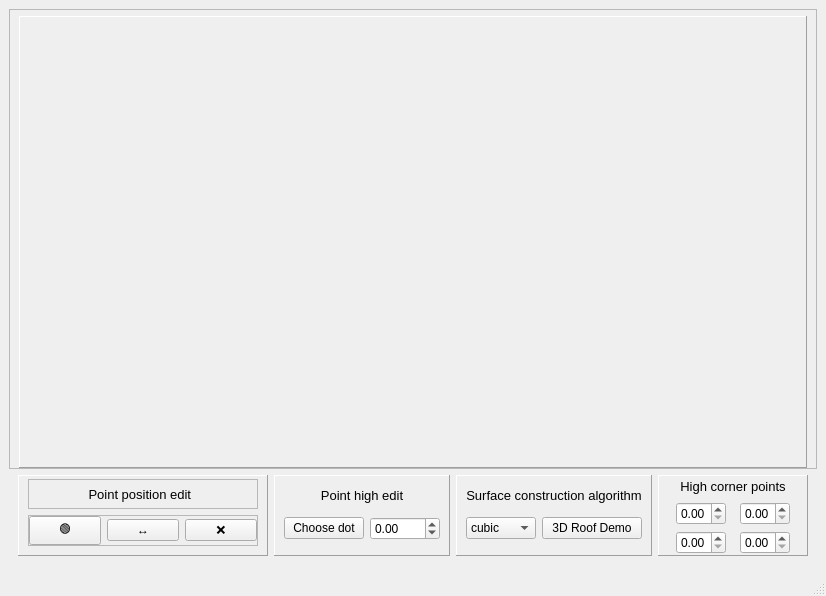
<?xml version="1.0" encoding="UTF-8"?>
<ui version="4.0">
 <class>MainWindow</class>
 <widget class="QMainWindow" name="MainWindow">
  <property name="geometry">
   <rect>
    <x>0</x>
    <y>0</y>
    <width>793</width>
    <height>596</height>
   </rect>
  </property>
  <property name="windowTitle">
   <string>MainWindow</string>
  </property>
  <widget class="QWidget" name="centralwidget">
   <layout class="QVBoxLayout" name="verticalLayout_2">
    <item>
     <widget class="QFrame" name="main_frame">
      <property name="minimumSize">
       <size>
        <width>100</width>
        <height>0</height>
       </size>
      </property>
      <property name="frameShape">
       <enum>QFrame::StyledPanel</enum>
      </property>
      <property name="frameShadow">
       <enum>QFrame::Raised</enum>
      </property>
      <layout class="QVBoxLayout" name="verticalLayout">
       <property name="leftMargin">
        <number>9</number>
       </property>
       <property name="topMargin">
        <number>6</number>
       </property>
       <property name="rightMargin">
        <number>9</number>
       </property>
       <property name="bottomMargin">
        <number>0</number>
       </property>
       <item>
        <widget class="QFrame" name="draw_polygon_frame">
         <property name="minimumSize">
          <size>
           <width>100</width>
           <height>0</height>
          </size>
         </property>
         <property name="styleSheet">
          <string notr="true"/>
         </property>
         <property name="frameShape">
          <enum>QFrame::Panel</enum>
         </property>
         <property name="frameShadow">
          <enum>QFrame::Raised</enum>
         </property>
        </widget>
       </item>
      </layout>
     </widget>
    </item>
    <item>
     <widget class="QFrame" name="toolbar_frame">
      <property name="minimumSize">
       <size>
        <width>0</width>
        <height>0</height>
       </size>
      </property>
      <property name="maximumSize">
       <size>
        <width>16777215</width>
        <height>90</height>
       </size>
      </property>
      <property name="frameShape">
       <enum>QFrame::NoFrame</enum>
      </property>
      <property name="frameShadow">
       <enum>QFrame::Raised</enum>
      </property>
      <layout class="QGridLayout" name="gridLayout">
       <property name="sizeConstraint">
        <enum>QLayout::SetDefaultConstraint</enum>
       </property>
       <property name="leftMargin">
        <number>9</number>
       </property>
       <property name="topMargin">
        <number>0</number>
       </property>
       <item row="0" column="1">
        <widget class="QFrame" name="frame">
         <property name="frameShape">
          <enum>QFrame::Panel</enum>
         </property>
         <property name="frameShadow">
          <enum>QFrame::Raised</enum>
         </property>
         <layout class="QGridLayout" name="gridLayout_4">
          <property name="topMargin">
           <number>3</number>
          </property>
          <property name="rightMargin">
           <number>9</number>
          </property>
          <property name="bottomMargin">
           <number>9</number>
          </property>
          <item row="1" column="1">
           <widget class="QDoubleSpinBox" name="heightSpinBox">
            <property name="minimumSize">
             <size>
              <width>70</width>
              <height>0</height>
             </size>
            </property>
            <property name="maximumSize">
             <size>
              <width>16777215</width>
              <height>16777215</height>
             </size>
            </property>
            <property name="minimum">
             <double>-500.000000000000000</double>
            </property>
            <property name="maximum">
             <double>500.000000000000000</double>
            </property>
            <property name="singleStep">
             <double>0.010000000000000</double>
            </property>
           </widget>
          </item>
          <item row="1" column="0">
           <widget class="QPushButton" name="chooseDot">
            <property name="text">
             <string>Choose dot</string>
            </property>
           </widget>
          </item>
          <item row="0" column="0" colspan="2">
           <widget class="QLabel" name="label_5">
            <property name="maximumSize">
             <size>
              <width>16777215</width>
              <height>20</height>
             </size>
            </property>
            <property name="font">
             <font>
              <pointsize>10</pointsize>
             </font>
            </property>
            <property name="text">
             <string>Point high edit</string>
            </property>
            <property name="alignment">
             <set>Qt::AlignCenter</set>
            </property>
           </widget>
          </item>
         </layout>
        </widget>
       </item>
       <item row="0" column="0">
        <widget class="QFrame" name="frame_3">
         <property name="maximumSize">
          <size>
           <width>250</width>
           <height>16777215</height>
          </size>
         </property>
         <property name="frameShape">
          <enum>QFrame::Panel</enum>
         </property>
         <property name="frameShadow">
          <enum>QFrame::Raised</enum>
         </property>
         <layout class="QVBoxLayout" name="verticalLayout_3">
          <property name="leftMargin">
           <number>9</number>
          </property>
          <property name="topMargin">
           <number>3</number>
          </property>
          <property name="rightMargin">
           <number>9</number>
          </property>
          <item>
           <widget class="QFrame" name="frame_4">
            <property name="frameShape">
             <enum>QFrame::StyledPanel</enum>
            </property>
            <property name="frameShadow">
             <enum>QFrame::Raised</enum>
            </property>
            <layout class="QHBoxLayout" name="horizontalLayout">
             <property name="spacing">
              <number>0</number>
             </property>
             <property name="leftMargin">
              <number>0</number>
             </property>
             <property name="topMargin">
              <number>0</number>
             </property>
             <property name="rightMargin">
              <number>0</number>
             </property>
             <property name="bottomMargin">
              <number>0</number>
             </property>
             <item>
              <spacer name="horizontalSpacer">
               <property name="orientation">
                <enum>Qt::Horizontal</enum>
               </property>
               <property name="sizeHint" stdset="0">
                <size>
                 <width>5</width>
                 <height>20</height>
                </size>
               </property>
              </spacer>
             </item>
             <item>
              <widget class="QLabel" name="modeNameStaticLabel">
               <property name="maximumSize">
                <size>
                 <width>16777215</width>
                 <height>20</height>
                </size>
               </property>
               <property name="font">
                <font>
                 <pointsize>10</pointsize>
                </font>
               </property>
               <property name="text">
                <string>Point position edit</string>
               </property>
               <property name="alignment">
                <set>Qt::AlignRight|Qt::AlignTrailing|Qt::AlignVCenter</set>
               </property>
              </widget>
             </item>
             <item>
              <widget class="QLabel" name="modeNameLabel">
               <property name="minimumSize">
                <size>
                 <width>5</width>
                 <height>0</height>
                </size>
               </property>
               <property name="maximumSize">
                <size>
                 <width>16777215</width>
                 <height>20</height>
                </size>
               </property>
               <property name="font">
                <font>
                 <pointsize>10</pointsize>
                </font>
               </property>
               <property name="text">
                <string/>
               </property>
              </widget>
             </item>
             <item>
              <spacer name="horizontalSpacer_2">
               <property name="orientation">
                <enum>Qt::Horizontal</enum>
               </property>
               <property name="sizeHint" stdset="0">
                <size>
                 <width>5</width>
                 <height>20</height>
                </size>
               </property>
              </spacer>
             </item>
            </layout>
           </widget>
          </item>
          <item>
           <widget class="QFrame" name="frame_5">
            <property name="frameShape">
             <enum>QFrame::StyledPanel</enum>
            </property>
            <property name="frameShadow">
             <enum>QFrame::Raised</enum>
            </property>
            <layout class="QHBoxLayout" name="horizontalLayout_2">
             <property name="leftMargin">
              <number>0</number>
             </property>
             <property name="topMargin">
              <number>0</number>
             </property>
             <property name="rightMargin">
              <number>0</number>
             </property>
             <property name="bottomMargin">
              <number>0</number>
             </property>
             <item>
              <widget class="QPushButton" name="addDot">
               <property name="text">
                <string>🟢</string>
               </property>
              </widget>
             </item>
             <item>
              <widget class="QPushButton" name="moveDot">
               <property name="text">
                <string>↔</string>
               </property>
              </widget>
             </item>
             <item>
              <widget class="QPushButton" name="deleteDot">
               <property name="text">
                <string>❌</string>
               </property>
              </widget>
             </item>
            </layout>
           </widget>
          </item>
         </layout>
        </widget>
       </item>
       <item row="0" column="3">
        <widget class="QFrame" name="frame_2">
         <property name="frameShape">
          <enum>QFrame::Panel</enum>
         </property>
         <property name="frameShadow">
          <enum>QFrame::Raised</enum>
         </property>
         <layout class="QGridLayout" name="gridLayout_3">
          <property name="leftMargin">
           <number>9</number>
          </property>
          <property name="topMargin">
           <number>3</number>
          </property>
          <property name="rightMargin">
           <number>9</number>
          </property>
          <property name="bottomMargin">
           <number>9</number>
          </property>
          <item row="0" column="0" colspan="3">
           <widget class="QLabel" name="label_3">
            <property name="maximumSize">
             <size>
              <width>16777215</width>
              <height>20</height>
             </size>
            </property>
            <property name="font">
             <font>
              <pointsize>10</pointsize>
             </font>
            </property>
            <property name="text">
             <string>Surface construction algorithm</string>
            </property>
            <property name="alignment">
             <set>Qt::AlignCenter</set>
            </property>
           </widget>
          </item>
          <item row="1" column="0">
           <widget class="QComboBox" name="interpolateMethodComboBox">
            <property name="minimumSize">
             <size>
              <width>70</width>
              <height>0</height>
             </size>
            </property>
            <property name="maximumSize">
             <size>
              <width>16777215</width>
              <height>16777215</height>
             </size>
            </property>
            <property name="baseSize">
             <size>
              <width>0</width>
              <height>0</height>
             </size>
            </property>
            <item>
             <property name="text">
              <string>cubic</string>
             </property>
            </item>
            <item>
             <property name="text">
              <string>linear</string>
             </property>
            </item>
           </widget>
          </item>
          <item row="1" column="1" colspan="2">
           <widget class="QPushButton" name="threeDButton">
            <property name="text">
             <string>3D Roof Demo</string>
            </property>
           </widget>
          </item>
         </layout>
        </widget>
       </item>
       <item row="0" column="4">
        <widget class="QFrame" name="frame_6">
         <property name="minimumSize">
          <size>
           <width>150</width>
           <height>0</height>
          </size>
         </property>
         <property name="maximumSize">
          <size>
           <width>150</width>
           <height>16777215</height>
          </size>
         </property>
         <property name="frameShape">
          <enum>QFrame::Panel</enum>
         </property>
         <property name="frameShadow">
          <enum>QFrame::Raised</enum>
         </property>
         <layout class="QGridLayout" name="gridLayout_2">
          <property name="topMargin">
           <number>0</number>
          </property>
          <property name="bottomMargin">
           <number>0</number>
          </property>
          <item row="0" column="0" colspan="2">
           <widget class="QLabel" name="label">
            <property name="maximumSize">
             <size>
              <width>16777215</width>
              <height>20</height>
             </size>
            </property>
            <property name="font">
             <font>
              <pointsize>10</pointsize>
             </font>
            </property>
            <property name="text">
             <string>High corner points</string>
            </property>
            <property name="alignment">
             <set>Qt::AlignCenter</set>
            </property>
           </widget>
          </item>
          <item row="1" column="0">
           <widget class="QDoubleSpinBox" name="lrCornerSpinBox">
            <property name="minimumSize">
             <size>
              <width>50</width>
              <height>0</height>
             </size>
            </property>
            <property name="maximumSize">
             <size>
              <width>50</width>
              <height>16777215</height>
             </size>
            </property>
           </widget>
          </item>
          <item row="3" column="0">
           <widget class="QDoubleSpinBox" name="llCornerSpinBox">
            <property name="minimumSize">
             <size>
              <width>50</width>
              <height>0</height>
             </size>
            </property>
            <property name="maximumSize">
             <size>
              <width>50</width>
              <height>16777215</height>
             </size>
            </property>
           </widget>
          </item>
          <item row="3" column="1">
           <widget class="QDoubleSpinBox" name="ulCornerSpinBox">
            <property name="minimumSize">
             <size>
              <width>50</width>
              <height>0</height>
             </size>
            </property>
            <property name="maximumSize">
             <size>
              <width>50</width>
              <height>16777215</height>
             </size>
            </property>
           </widget>
          </item>
          <item row="1" column="1">
           <widget class="QDoubleSpinBox" name="urCornerSpinBox">
            <property name="minimumSize">
             <size>
              <width>50</width>
              <height>0</height>
             </size>
            </property>
            <property name="maximumSize">
             <size>
              <width>50</width>
              <height>16777215</height>
             </size>
            </property>
           </widget>
          </item>
         </layout>
        </widget>
       </item>
      </layout>
     </widget>
    </item>
   </layout>
  </widget>
  <widget class="QMenuBar" name="menubar">
   <property name="geometry">
    <rect>
     <x>0</x>
     <y>0</y>
     <width>793</width>
     <height>21</height>
    </rect>
   </property>
  </widget>
  <widget class="QStatusBar" name="statusbar"/>
 </widget>
 <resources/>
 <connections/>
</ui>
